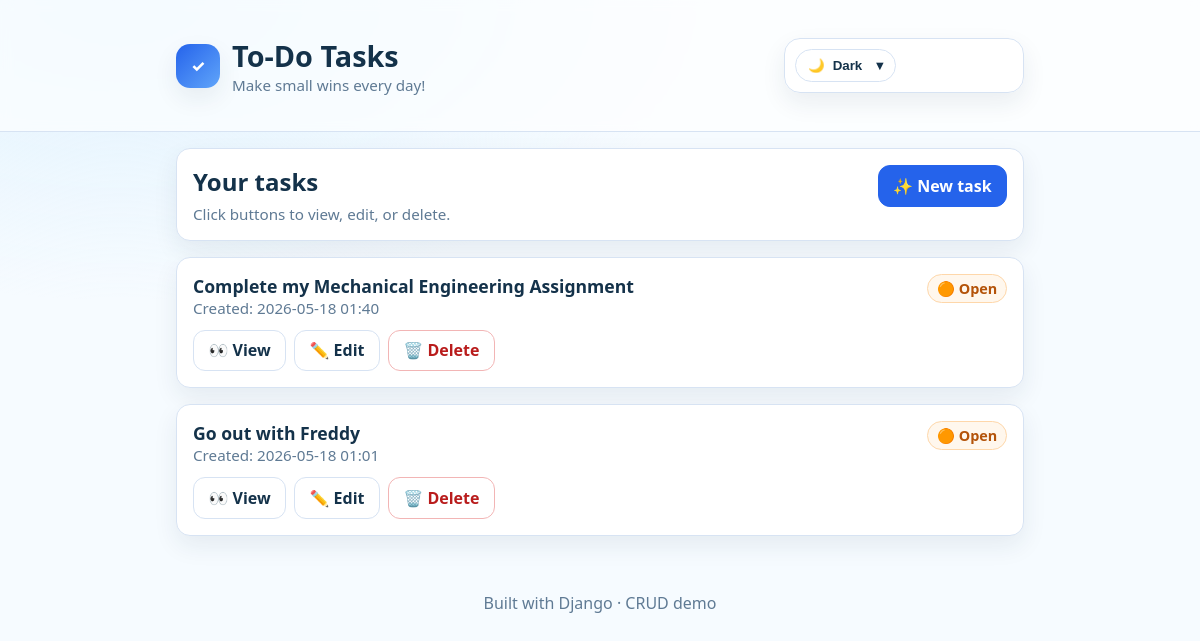
The app's page /, older data.
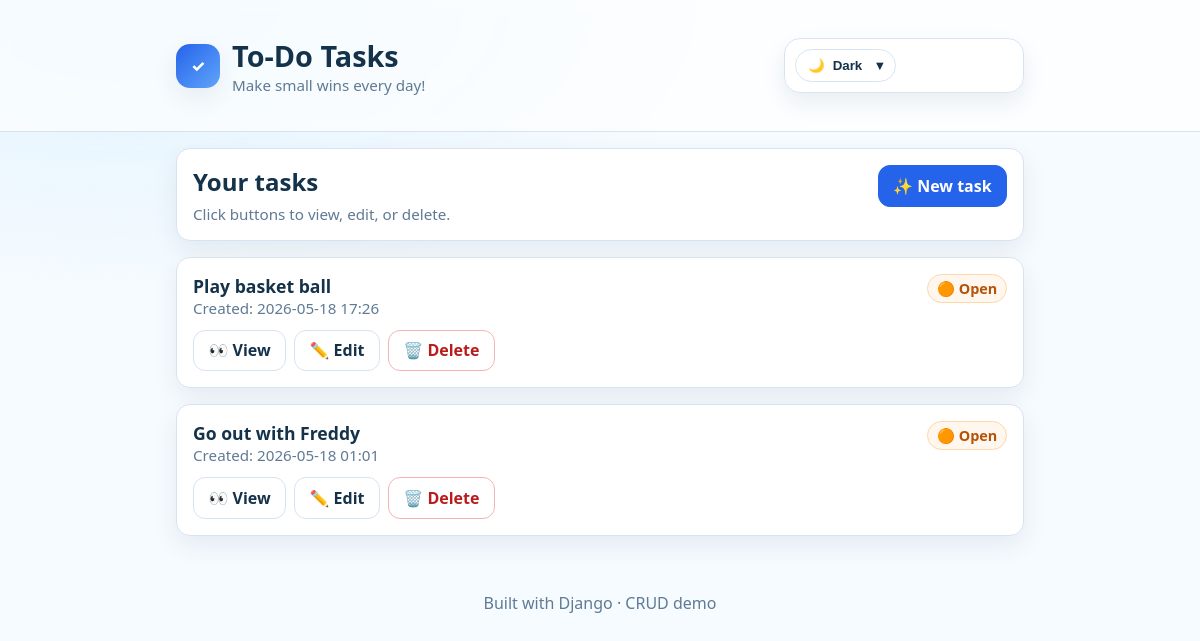
The same page, newer data.
### tasks/models.py (models this page shows, shortened)
class Task(models.Model):
    title = models.CharField(max_length=200, unique=True)
    completed = models.BooleanField(default=False)
    created_at = models.DateTimeField(auto_now_add=True)
    updated_at = models.DateTimeField(auto_now=True)
    class Meta:
        ordering = ["-created_at"]

### tasks/views.py (the view)
# urls.py: path("", views.task_list, name="task_list"),
def task_list(request):
    tasks = Task.objects.all()
    return render(request, "tasks/task_list.html", {"tasks": tasks})

### tasks/templates/tasks/task_list.html (shortened to what this page needs)
{% extends 'tasks/base.html' %}
{% block content %}
  <div class="card">
    <div style="display:flex; justify-content:space-between; align-items:flex-start; gap:1rem; flex-wrap:wrap;">
      <div>
        <h2 style="margin:0 0 0.35rem 0;">Your tasks</h2>
        <div class="tiny">Click buttons to view, edit, or delete.</div>
      </div>
      <div class="actions">
        <a class="btn btn-primary" href="{% url 'tasks:task_create' %}">✨ New task</a>
      </div>
    </div>
  </div>
  <div style="height: 1rem;"></div>
  {% for task in tasks %}
    <div class="card" style="margin-bottom: 1rem;">
      <div style="display:flex; gap:1rem; align-items:flex-start; justify-content:space-between; flex-wrap:wrap;">
        <div>
          <div style="font-size:1.1rem; font-weight:800;">{{ task.title }}</div>
          <div class="tiny">Created: {{ task.created_at|date:"Y-m-d H:i" }}</div>
        </div>
        <div>
          {% if task.completed %}j
            <span class="badge badge-success">✅ Completed</span>
          {% else %}
            <span class="badge badge-warning">🟠 Open</span>
          {% endif %}
        </div>
      </div>
      <div style="height: 0.75rem;"></div>
      <div class="actions">
        <a class="btn" href="{% url 'tasks:task_detail' task.pk %}">👀 View</a>
        <a class="btn" href="{% url 'tasks:task_update' task.pk %}">✏️ Edit</a>
        <a class="btn btn-danger" href="{% url 'tasks:task_delete' task.pk %}">🗑️ Delete</a>
      </div>
    </div>
  {% endfor %}
{% endblock %}

### tasks/templates/tasks/base.html (shortened to what this page needs)
<!doctype html>
<html lang="en">
  <head>
  </head>
  <body>
    <header>
      <div class="container brand" style="justify-content: space-between; align-items: center;">
        <div class="brand" style="gap: 0.75rem; align-items: center;">
          <div class="logo">✓</div>
          <div>
            <h1 style="margin:0" class="anim-in">To-Do Tasks</h1>
            <div class="tiny anim-in" style="animation-delay: 70ms;">Make small wins every day!</div>
          </div>
        </div>
        <div class="theme-controls" aria-label="Theme controls">
          <div class="panel" style="min-width: 240px;">
            <button type="button" class="toggle-pill" id="themeToggleBtn" aria-label="Toggle dark mode">
              <span id="themeToggleIcon">🌙</span>
              <span id="themeToggleLabel">Dark</span>
              <span style="margin-left: 6px; font-weight: 900;">▾</span>
            </button>
          </div>
        </div>
      </div>
    </header>
    <div class="container">
      <div class="anim-in" style="animation-delay: 110ms;">
        {% block content %}{% endblock %}
      </div>
    </div>
    <footer>
      Built with Django · CRUD demo
    </footer>
  </body>
</html>

### tasks/templates/tasks/base.html (style rules this page uses)
:root { --bg: #f6fbff; --card: #ffffff; --text: #14324a; --muted: #5f7a94; --primary: #2563eb; --primary-dark: #1d4ed8; --danger: #b91c1c; --success: #15803d; --border: #d7e3f3; --shadow: 0 10px 25px rgba(20, 50, 74, 0.08); }
body.theme-ocean { --primary: #2563eb; --primary-dark: #1d4ed8; }
* { box-sizing: border-box; }
body { margin: 0; font-family: ui-sans-serif, system-ui, -apple-system, Segoe UI, Roboto, Helvetica, Arial; background: radial-gradient(1000px 500px at 10% 0%, #e0f2fe, transparent 60%), var(--bg); color: var(--text); overflow-x: hidden; }
.anim-in { animation: floatIn 520ms ease-out both; }
header { padding: 1.25rem 1rem; border-bottom: 1px solid var(--border); background: rgba(255,255,255,0.65); backdrop-filter: blur(6px); }
.container { max-width: 880px; margin: 0 auto; padding: 1rem; }
.brand { display: flex; gap: 0.75rem; align-items: center; }
.logo { width: 44px; height: 44px; border-radius: 14px; background: linear-gradient(135deg, var(--primary), #60a5fa); display: grid; place-items: center; color: white; font-weight: 800; box-shadow: var(--shadow); }
h1 { margin: 0 0 0.5rem 0; font-size: 1.8rem; }
.card { background: var(--card); border: 1px solid var(--border); border-radius: 14px; padding: 1rem; box-shadow: var(--shadow); position: relative; overflow: hidden; }
.card::after { content: ""; position: absolute; inset: -40% -40% auto -40%; height: 120px; transform: rotate(10deg); background: linear-gradient(90deg, transparent, rgba(255,255,255,0.55), transparent); opacity: 0; transition: opacity 200ms ease; pointer-events: none; }
.actions { display: flex; gap: 0.5rem; flex-wrap: wrap; }
.btn { appearance: none; border: 1px solid var(--border); border-radius: 12px; padding: 0.55rem 0.9rem; background: white; color: var(--text); text-decoration: none; font-weight: 650; display: inline-flex; align-items: center; gap: 0.4rem; transition: transform 120ms ease, background 120ms ease, border-color 120ms ease; }
.btn-primary { background: var(--primary); border-color: var(--primary); color: white; }
.btn-danger { background: #fff; color: var(--danger); border-color: #f2b5b5; }
.badge { display: inline-flex; align-items: center; gap: 0.4rem; padding: 0.25rem 0.55rem; border-radius: 999px; font-weight: 700; font-size: 0.9rem; border: 1px solid var(--border); }
.badge-warning { color: #b45309; background: #fff7ed; border-color: #fed7aa; }
.tiny { color: var(--muted); font-size: 0.95rem; }
footer { padding: 1.5rem 1rem 2rem; color: var(--muted); text-align: center; }
.theme-controls { position: static; user-select: none; display: flex; flex-direction: column; gap: 10px; align-items: flex-end; }
.panel { border: 1px solid var(--border); background: rgba(255,255,255,0.75); backdrop-filter: blur(6px); box-shadow: var(--shadow); border-radius: 16px; padding: 10px; width: 240px; overflow: hidden; }
.toggle-pill { cursor: pointer; border-radius: 999px; padding: 0.5rem 0.75rem; border: 1px solid var(--border); background: rgba(255,255,255,0.75); color: var(--text); display: inline-flex; align-items: center; gap: 8px; font-weight: 900; }

Row changes from the older to the newer data that the page shows:
removed Task: title "Complete my Mechanical Engineering Assignment", created_at "2026-05-18 01:40", completed "🟠 Open"
added Task: title "Play basket ball", created_at "2026-05-18 17:26", completed "🟠 Open"
